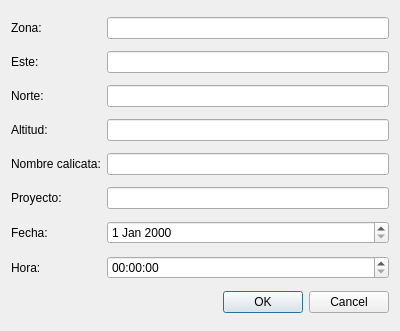
<?xml version="1.0" encoding="UTF-8"?>
<ui version="4.0">
 <class>TimestampDialog</class>
 <widget class="QDialog" name="TimestampDialog">
  <property name="geometry">
   <rect>
    <x>0</x>
    <y>0</y>
    <width>400</width>
    <height>331</height>
   </rect>
  </property>
  <property name="windowTitle">
   <string>Dialog</string>
  </property>
  <layout class="QGridLayout" name="gridLayout">
   <item row="2" column="0">
    <widget class="QLabel" name="lblNorte">
     <property name="text">
      <string>Norte:</string>
     </property>
    </widget>
   </item>
   <item row="2" column="1">
    <widget class="QLineEdit" name="txtNorte"/>
   </item>
   <item row="6" column="0">
    <widget class="QLabel" name="lblFecha">
     <property name="text">
      <string>Fecha:</string>
     </property>
    </widget>
   </item>
   <item row="3" column="1">
    <widget class="QLineEdit" name="txtAltitud"/>
   </item>
   <item row="0" column="1">
    <widget class="QLineEdit" name="txtZona"/>
   </item>
   <item row="5" column="0">
    <widget class="QLabel" name="lblProyecto">
     <property name="text">
      <string>Proyecto:</string>
     </property>
    </widget>
   </item>
   <item row="1" column="1">
    <widget class="QLineEdit" name="txtEste"/>
   </item>
   <item row="8" column="1">
    <widget class="QDialogButtonBox" name="buttonBox">
     <property name="orientation">
      <enum>Qt::Orientation::Horizontal</enum>
     </property>
     <property name="standardButtons">
      <set>QDialogButtonBox::StandardButton::Cancel|QDialogButtonBox::StandardButton::Ok</set>
     </property>
    </widget>
   </item>
   <item row="5" column="1">
    <widget class="QLineEdit" name="txtProyecto"/>
   </item>
   <item row="4" column="1">
    <widget class="QLineEdit" name="txtCalicata"/>
   </item>
   <item row="7" column="0">
    <widget class="QLabel" name="lblHora">
     <property name="text">
      <string>Hora:</string>
     </property>
    </widget>
   </item>
   <item row="3" column="0">
    <widget class="QLabel" name="lblAltitud">
     <property name="text">
      <string>Altitud:</string>
     </property>
    </widget>
   </item>
   <item row="0" column="0">
    <widget class="QLabel" name="lblZona">
     <property name="text">
      <string>&lt;html&gt;&lt;head/&gt;&lt;body&gt;&lt;p&gt;Zona:&lt;/p&gt;&lt;/body&gt;&lt;/html&gt;</string>
     </property>
    </widget>
   </item>
   <item row="1" column="0">
    <widget class="QLabel" name="lblEste">
     <property name="text">
      <string>&lt;html&gt;&lt;head/&gt;&lt;body&gt;&lt;p&gt;Este:&lt;/p&gt;&lt;/body&gt;&lt;/html&gt;</string>
     </property>
    </widget>
   </item>
   <item row="4" column="0">
    <widget class="QLabel" name="lblNombre_Calicata">
     <property name="text">
      <string>&lt;html&gt;&lt;head/&gt;&lt;body&gt;&lt;p&gt;Nombre calicata:&lt;/p&gt;&lt;/body&gt;&lt;/html&gt;</string>
     </property>
    </widget>
   </item>
   <item row="7" column="1">
    <widget class="QTimeEdit" name="timeEditHora"/>
   </item>
   <item row="6" column="1">
    <widget class="QDateEdit" name="dateEditFecha"/>
   </item>
  </layout>
 </widget>
 <resources/>
 <connections>
  <connection>
   <sender>buttonBox</sender>
   <signal>accepted()</signal>
   <receiver>TimestampDialog</receiver>
   <slot>accept()</slot>
   <hints>
    <hint type="sourcelabel">
     <x>248</x>
     <y>254</y>
    </hint>
    <hint type="destinationlabel">
     <x>157</x>
     <y>274</y>
    </hint>
   </hints>
  </connection>
  <connection>
   <sender>buttonBox</sender>
   <signal>rejected()</signal>
   <receiver>TimestampDialog</receiver>
   <slot>reject()</slot>
   <hints>
    <hint type="sourcelabel">
     <x>316</x>
     <y>260</y>
    </hint>
    <hint type="destinationlabel">
     <x>286</x>
     <y>274</y>
    </hint>
   </hints>
  </connection>
 </connections>
</ui>
